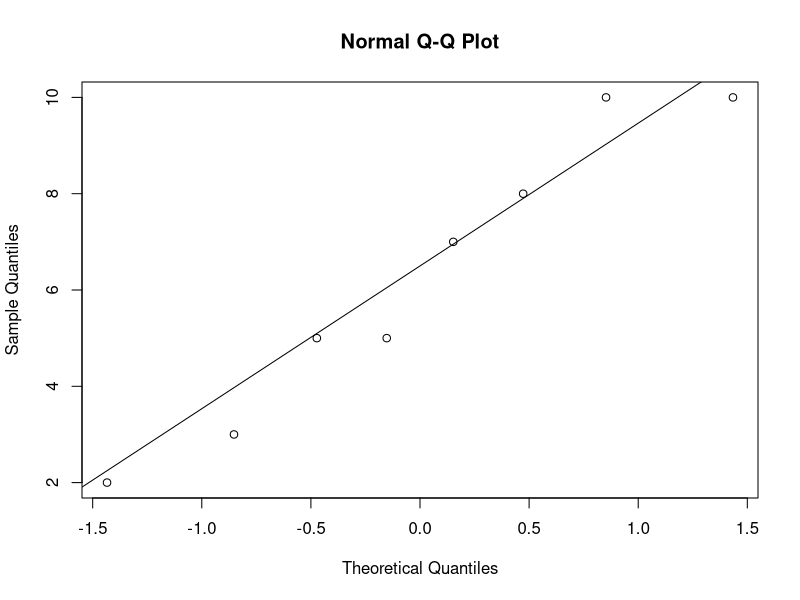

Write the R code that produced this figure.
# Laboratorio 3 - CO3321
# Sección 1
# Andrea Reyes 15-11201
# Javier Medina 12-10400


## 1. Se desea conocer si existe alguna relación entre el nivel socioeconómico (pobre, medio y rico) y la
## zona donde vive (rural y urbano) 505 grupos de familias:
##  X/Y      Rural(1) Urbano(2)
## Pobre(1)    249    139
## Medio(2)    80     20
## Rico(3)      2     15

columnas = 2
filas = 3

rural <- c(249, 80, 2)
urbano <- c(139, 20, 15)

(matriz <- cbind(rural, urbano))

chisq.test(matriz)


## 2. Se efectuó un estudio para determinar si los conductores preferı́an los carriles centrales de una vı́a
## rápida con cuatro carriles para cada sentido. Se observó un total de mil autos a las horas picos
## de la mañana y se registraron los carriles por los que éstos circulaban. La siguiente tabla contiene
## los resultados. Proporcionan los datos suficiente evidencia para concluir que los conductores tienen
## preferencia por algunos carriles? (Pruebe la hipótesis que afirma que p 1 = p 2 = p 3 = p 4 = 1/4
## utilizando un nivel de significancia de α = 0,05). Establezca lı́mites para el p-valor asociado.
## Carril   Número de carros observados
##   1               294
##   2               276
##   3               238
##   4               192

alpha = 0.05
n = 1000
k = 4
r = 0

p = c(1/4,1/4,1/4,1/4)
fi = c(294,276,238,192)

chi2_obs = sum((fi-n*p)^2/(n*p))
chi2_obs

chi2.alpha = qchisq(1-alpha,k-1-r)
chi2.alpha

p_valor = 1- pchisq(chi2_obs, k-1-r)
p_valor

prop.test(fi, c(1000,1000,1000,1000),p)

## 3. Los siguientes datos son las edades de una muestra de personas seleccionadas entre los visitantes de
## un Bingo.
## 32, 23, 64, 31, 74, 44, 61, 33, 66, 73,
## 27, 65, 40, 54, 23, 43, 58, 87, 58, 62,
## 68, 89, 93, 24, 73, 42, 33, 63, 36, 48,
## 77, 75, 37, 59, 70, 61, 43, 68, 54, 29,
## 48, 81, 57, 97, 35, 58, 56, 58, 57, 45
## Realizar una prueba Chi-cuadrado de bondad de ajuste para decidir si puede aceptarse que las
## edades sigan una distribución normal.

edades = c(32, 23, 64, 31, 74, 44, 61, 33, 66, 73,
           27, 65, 40, 54, 23, 43, 58, 87, 58, 62,
           68, 89, 93, 24, 73, 42, 33, 63, 36, 48,
           77, 75, 37, 59, 70, 61, 43, 68, 54, 29,
           48, 81, 57, 97, 35, 58, 56, 58, 57, 45)

# Tabla de frecuencia de las edades
hist(edades, plot = F)

r = 2
fi = c(5, 8, 7, 10, 10, 5, 3, 2)

# Gráficas para observar el comportamiento de los datos
qqnorm(fi)
qqline(fi)

k = length(fi)
n = sum(fi)

# Media de las clases
mi = c(25, 35, 45, 55, 65, 75, 85, 95)

xbarra = sum(fi*mi)/n
xbarra

x_barra = rep(xbarra, k)
x_barra

S_cuadrado = sum( fi*(mi-x_barra)^2 )/(n-1)
S_cuadrado

S = sqrt(S_cuadrado)
S

pi = pnorm(3 : 10* 10, xbarra, S) - pnorm(2 : 9 *10, xbarra, S)
pi

chi2_obs = sum((fi-n*pi)^2/(n*pi))
chi2_obs

chi2_alpha <- qchisq(1 - alpha, k - 1 -r)
chi2_alpha

p_valor = 1 - pchisq(chi2_obs, k - 1 - r)
p_valor
